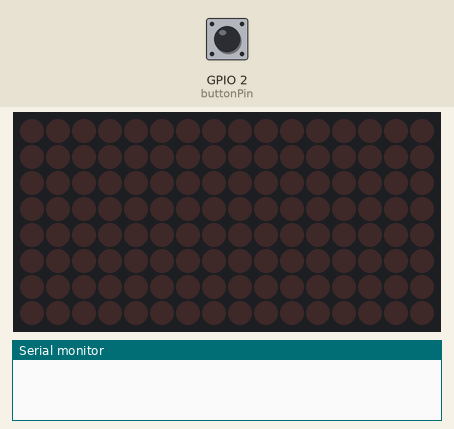
Recording of a sketch running on a simulated ESP32. On the bench: 16×8 LED matrix, the last lines printed to the serial monitor. The test bench sets the inputs (shaded band); at power-on: GPIO 2 (buttonPin) LOW.

Above: at 1.2 s.
1.3 s: GPIO 2 (buttonPin) pulled HIGH for 0.15 s
At 2.6 s:
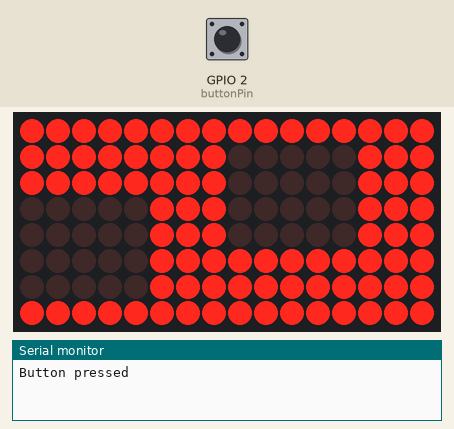
At 8.4 s:
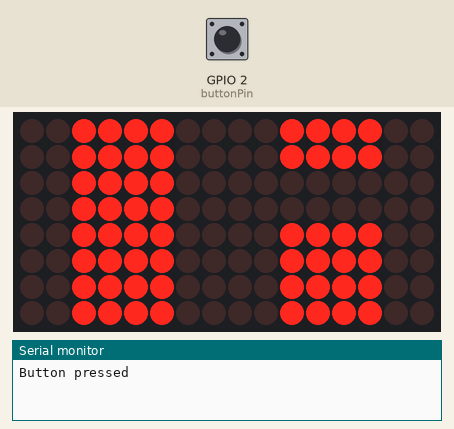
Timing chart, 0 to 9.9 s (numbered marks = the images above; inputs shaded):
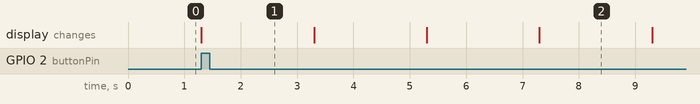

The sketch:

index.ino
```cpp
#include <MD_Parola.h>
#include <MD_MAX72xx.h>
#include <SPI.h>
#include "Parola_Fonts_data.h" // The custom font so that it shows sideways

// Uncomment according to your hardware type
#define HARDWARE_TYPE MD_MAX72XX::FC16_HW
//#define HARDWARE_TYPE MD_MAX72XX::GENERIC_HW

// Defining size, and output pins
#define MAX_DEVICES 2

const int buttonPin = 2;
#define CLK_PIN   23        // Changed for ESP32 in Wokwi
#define DATA_PIN  19        // Changed for ESP32 in Wokwi
#define CS_PIN    22        // Changed for ESP32 in Wokwi

// Changed from hardware to software for ESP32 in Wokwi
// HARDWARE SPI
// MD_Parola P = MD_Parola(HARDWARE_TYPE, CS_PIN, MAX_DEVICES);
// SOFTWARE SPI
MD_Parola P = MD_Parola(HARDWARE_TYPE, DATA_PIN, CLK_PIN, CS_PIN, MAX_DEVICES);
int buttonState = 0;  // variable for reading the pushbutton status

void setup() {
  Serial.begin(9600);
  P.begin();
  P.setIntensity(0);
  P.displayClear();
  pinMode(buttonPin, INPUT);
}

void loop() {
  P.setTextAlignment(PA_CENTER);
  P.setFont(newFont);

  buttonState = digitalRead(buttonPin);

  // When the button is pressed, start the countdown
  if (buttonState == HIGH) {
    Serial.println("Button pressed");
    P.print("3");
    delay(2000);

    P.print("2");
    delay(2000);

    P.print("1");
    delay(2000);

    P.print("!");
    delay(2000);
  } else {
    P.displayClear();
  }
}
```

Source omitted: la_Fonts_data.h (data table, 3506 bytes)

Measured:
- after the input at 1.3 s, the display: changes at once (image 1)
